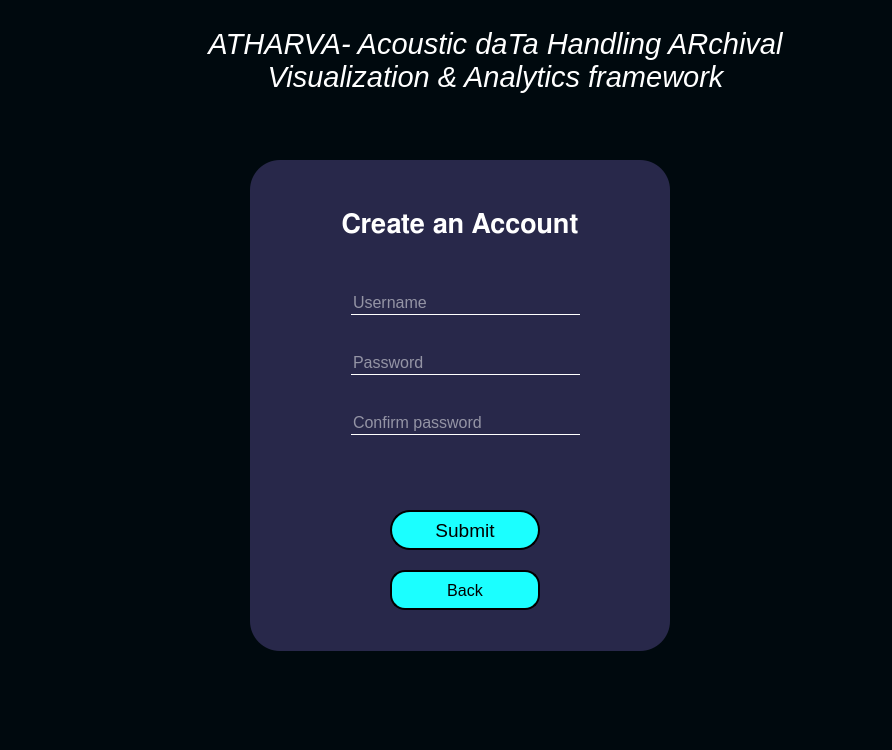
<?xml version="1.0" encoding="UTF-8"?>
<ui version="4.0">
 <class>Dialog</class>
 <widget class="QDialog" name="Dialog">
  <property name="geometry">
   <rect>
    <x>0</x>
    <y>0</y>
    <width>892</width>
    <height>750</height>
   </rect>
  </property>
  <property name="windowTitle">
   <string>Dialog</string>
  </property>
  <widget class="QWidget" name="widget_2" native="true">
   <property name="geometry">
    <rect>
     <x>0</x>
     <y>0</y>
     <width>892</width>
     <height>750</height>
    </rect>
   </property>
   <property name="styleSheet">
    <string notr="true">background-color: rgba(0,9,14,255);</string>
   </property>
   <widget class="QLabel" name="label_9">
    <property name="geometry">
     <rect>
      <x>50</x>
      <y>10</y>
      <width>55</width>
      <height>74</height>
     </rect>
    </property>
    <property name="sizePolicy">
     <sizepolicy hsizetype="Expanding" vsizetype="Expanding">
      <horstretch>0</horstretch>
      <verstretch>0</verstretch>
     </sizepolicy>
    </property>
    <property name="minimumSize">
     <size>
      <width>10</width>
      <height>10</height>
     </size>
    </property>
    <property name="text">
     <string/>
    </property>
    <property name="pixmap">
     <pixmap>drdo-npol.png</pixmap>
    </property>
    <property name="scaledContents">
     <bool>true</bool>
    </property>
   </widget>
   <widget class="QLabel" name="label_10">
    <property name="geometry">
     <rect>
      <x>20</x>
      <y>10</y>
      <width>111</width>
      <height>100</height>
     </rect>
    </property>
    <property name="sizePolicy">
     <sizepolicy hsizetype="Expanding" vsizetype="Expanding">
      <horstretch>0</horstretch>
      <verstretch>0</verstretch>
     </sizepolicy>
    </property>
    <property name="minimumSize">
     <size>
      <width>10</width>
      <height>10</height>
     </size>
    </property>
    <property name="text">
     <string/>
    </property>
    <property name="pixmap">
     <pixmap>drdo-npol.png</pixmap>
    </property>
    <property name="scaledContents">
     <bool>true</bool>
    </property>
   </widget>
   <widget class="QLabel" name="label_4">
    <property name="geometry">
     <rect>
      <x>130</x>
      <y>10</y>
      <width>731</width>
      <height>100</height>
     </rect>
    </property>
    <property name="font">
     <font>
      <pointsize>22</pointsize>
      <weight>50</weight>
      <italic>true</italic>
      <bold>false</bold>
     </font>
    </property>
    <property name="styleSheet">
     <string notr="true">color: rgb(255, 255, 255) ;</string>
    </property>
    <property name="text">
     <string>ATHARVA- Acoustic daTa Handling ARchival Visualization &amp; Analytics framework</string>
    </property>
    <property name="alignment">
     <set>Qt::AlignCenter</set>
    </property>
    <property name="wordWrap">
     <bool>true</bool>
    </property>
   </widget>
  </widget>
  <widget class="QWidget" name="widget" native="true">
   <property name="geometry">
    <rect>
     <x>250</x>
     <y>160</y>
     <width>420</width>
     <height>491</height>
    </rect>
   </property>
   <property name="font">
    <font>
     <pointsize>12</pointsize>
    </font>
   </property>
   <property name="styleSheet">
    <string notr="true">background-color: rgba(40,40,74,255);
border-radius :30px;</string>
   </property>
   <widget class="QLabel" name="label_2">
    <property name="geometry">
     <rect>
      <x>0</x>
      <y>40</y>
      <width>420</width>
      <height>50</height>
     </rect>
    </property>
    <property name="font">
     <font>
      <family>FreeSans</family>
      <pointsize>20</pointsize>
      <weight>75</weight>
      <italic>false</italic>
      <bold>true</bold>
     </font>
    </property>
    <property name="styleSheet">
     <string notr="true">color: rgb(255,255,255)</string>
    </property>
    <property name="text">
     <string>Create an Account</string>
    </property>
    <property name="alignment">
     <set>Qt::AlignCenter</set>
    </property>
   </widget>
   <widget class="QPushButton" name="submit">
    <property name="geometry">
     <rect>
      <x>140</x>
      <y>350</y>
      <width>150</width>
      <height>40</height>
     </rect>
    </property>
    <property name="font">
     <font>
      <pointsize>14</pointsize>
     </font>
    </property>
    <property name="styleSheet">
     <string notr="true">QPushButton#submit{border: 2px solid black;
border-radius :20px;
color: rgb(0,0,0);
background-color: rgba(27,255,255,255);}
QPushButton#submit::hover{border: 1px solid black;
font: 16pt &quot;Ubuntu&quot;;}</string>
    </property>
    <property name="text">
     <string>Submit</string>
    </property>
   </widget>
   <widget class="QPushButton" name="back">
    <property name="geometry">
     <rect>
      <x>140</x>
      <y>410</y>
      <width>150</width>
      <height>40</height>
     </rect>
    </property>
    <property name="font">
     <font>
      <pointsize>12</pointsize>
     </font>
    </property>
    <property name="styleSheet">
     <string notr="true">QPushButton#back{border: 2px solid black;
border-radius :15px;
color: rgb(0,0,0);
background-color: rgba(27,255,255,255);}
QPushButton#back::hover{border: 1px solid black;
font: 14pt &quot;Ubuntu&quot;;}</string>
    </property>
    <property name="text">
     <string>Back</string>
    </property>
   </widget>
   <widget class="QLabel" name="login_info">
    <property name="geometry">
     <rect>
      <x>0</x>
      <y>110</y>
      <width>420</width>
      <height>17</height>
     </rect>
    </property>
    <property name="font">
     <font>
      <pointsize>12</pointsize>
     </font>
    </property>
    <property name="styleSheet">
     <string notr="true">color: rgb(29,255,26);</string>
    </property>
    <property name="text">
     <string/>
    </property>
    <property name="alignment">
     <set>Qt::AlignCenter</set>
    </property>
   </widget>
   <widget class="QLineEdit" name="userid">
    <property name="geometry">
     <rect>
      <x>100</x>
      <y>130</y>
      <width>231</width>
      <height>25</height>
     </rect>
    </property>
    <property name="font">
     <font>
      <pointsize>12</pointsize>
     </font>
    </property>
    <property name="styleSheet">
     <string notr="true">border : 1px solid;
color: rgb(255,255,255);
border-bottom-color: rgb(255, 255, 255);
border-top-color: rgba(40,40,74,255);
border-right-color: rgba(40,40,74,255);
border-left-color: rgba(40,40,74,255);</string>
    </property>
    <property name="text">
     <string/>
    </property>
    <property name="placeholderText">
     <string>Username</string>
    </property>
   </widget>
   <widget class="QLineEdit" name="password">
    <property name="geometry">
     <rect>
      <x>100</x>
      <y>190</y>
      <width>231</width>
      <height>25</height>
     </rect>
    </property>
    <property name="font">
     <font>
      <pointsize>12</pointsize>
     </font>
    </property>
    <property name="styleSheet">
     <string notr="true">border : 1px solid;
color: rgb(255,255,255);
border-bottom-color: rgb(255, 255, 255);
border-top-color: rgba(40,40,74,255);
border-right-color: rgba(40,40,74,255);
border-left-color: rgba(40,40,74,255);</string>
    </property>
    <property name="text">
     <string/>
    </property>
    <property name="placeholderText">
     <string>Password</string>
    </property>
   </widget>
   <widget class="QLineEdit" name="cf_pass">
    <property name="geometry">
     <rect>
      <x>100</x>
      <y>250</y>
      <width>231</width>
      <height>25</height>
     </rect>
    </property>
    <property name="font">
     <font>
      <pointsize>12</pointsize>
     </font>
    </property>
    <property name="styleSheet">
     <string notr="true">border : 1px solid;
color: rgb(255,255,255);
border-bottom-color: rgb(255, 255, 255);
border-top-color: rgba(40,40,74,255);
border-right-color: rgba(40,40,74,255);
border-left-color: rgba(40,40,74,255);</string>
    </property>
    <property name="text">
     <string/>
    </property>
    <property name="placeholderText">
     <string>Confirm password</string>
    </property>
   </widget>
  </widget>
 </widget>
 <resources/>
 <connections/>
</ui>
